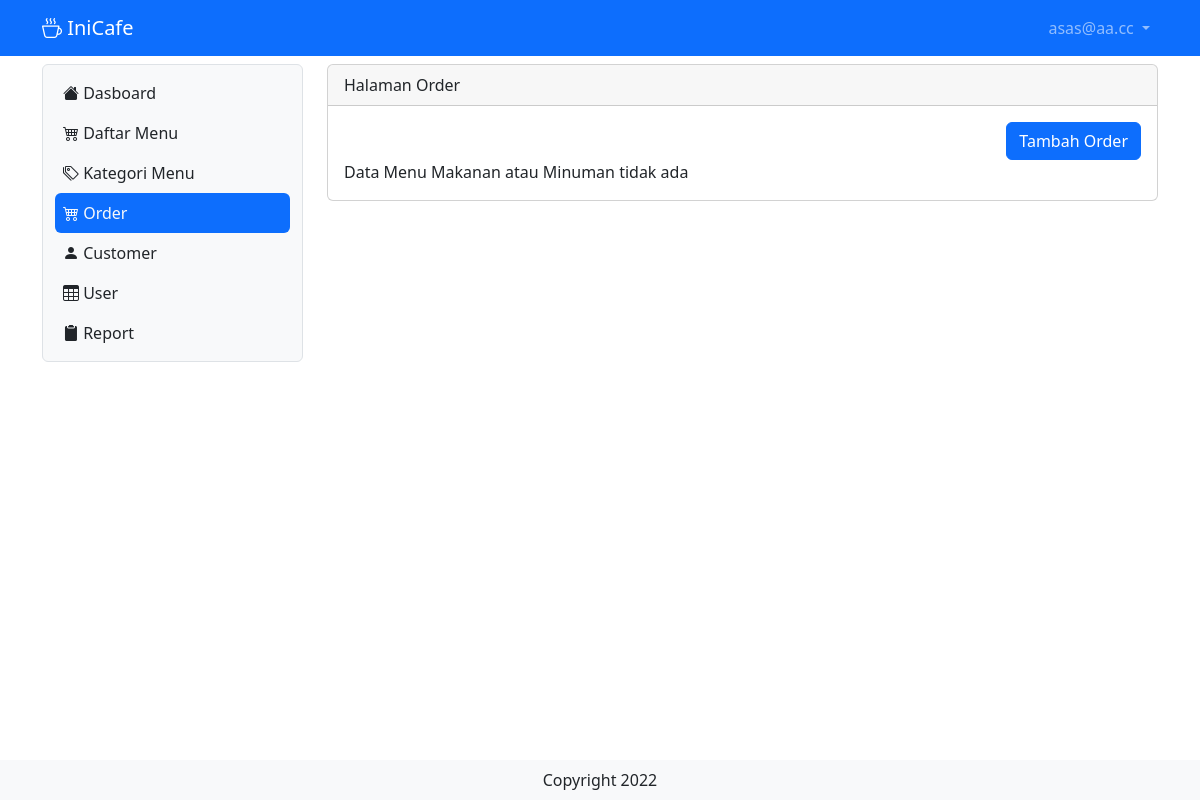
Before: /order (signed in) with the older database file.
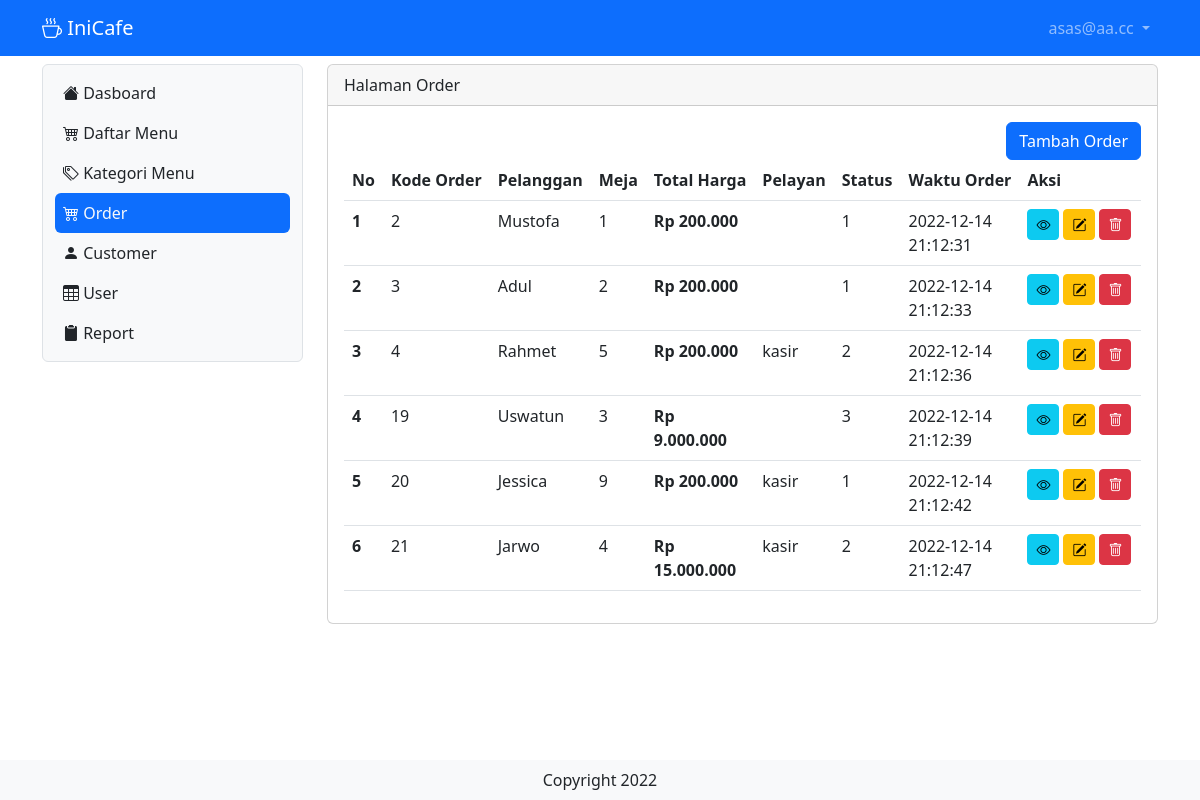
After: the same page with the newer database file.
### tables this page shows
CREATE TABLE `tb_user` (
  `id` int(11) NOT NULL,
  `username` varchar(200) DEFAULT NULL,
  `password` varchar(200) DEFAULT NULL,
  `level` int(1) DEFAULT NULL,
  `nama` varchar(200) DEFAULT NULL,
  `nohp` varchar(15) DEFAULT NULL,
  `alamat` varchar(300) DEFAULT NULL
);

CREATE TABLE `tb_order` (
  `id_order` int(10) NOT NULL,
  `kode_order` varchar(200) DEFAULT NULL,
  `pelanggan` varchar(200) DEFAULT NULL,
  `pelayan` int(11) DEFAULT NULL,
  `status` varchar(15) DEFAULT NULL,
  `meja` int(11) NOT NULL,
  `waktu_order` timestamp NOT NULL DEFAULT current_timestamp() ON UPDATE current_timestamp()
);

### order.php (the view, shortened to what this page needs)
<?php
include "proses/connect.php";
$query = mysqli_query($conn, "SELECT tb_order.*,nama, SUM(harga*jumlah) AS harganya FROM tb_order
LEFT JOIN tb_user ON tb_user.id = tb_order.pelayan
LEFT JOIN tb_list_order ON tb_list_order.order = tb_order.id_order
LEFT JOIN tb_daftar_menu on tb_daftar_menu.id = tb_list_order.menu
GROUP BY id_order");
while ($record = mysqli_fetch_array($query)) {
    $result[] = $record;
}
?>
<div class="col-lg-9 mt-2">
    <div class="card">
        <div class="card-header">
            Halaman Order
        </div>
        <div class="card-body">
            <div class="row">
                <div class="col d-flex justify-content-end">
                    <button class="btn btn-primary" data-bs-toggle="modal" data-bs-target="#ModalTambahUser">Tambah
                        Order</button>
                </div>
            </div>
            <?php
            if (empty($result)) {
                echo "Data Menu Makanan atau Minuman tidak ada";
            } else {
            ?>
            <div class="table-responsive">
                <table class="table table-hover">
                    <thead>
                        <tr class="text-nowrap">
                            <th scope="col">No</th>
                            <th scope="col">Kode Order</th>
                            <th scope="col">Pelanggan</th>
                            <th scope="col">Meja</th>
                            <th scope="col">Total Harga</th>
                            <th scope="col">Pelayan</th>
                            <th scope="col">Status</th>
                            <th scope="col">Waktu Order</th>
                            <th scope="col">Aksi</th>
                        </tr>
                    </thead>
                    <tbody>
                        <?php
                            $no = 1;
                            foreach ($result as $row) {
                            ?>
                        <tr>
                            <th scope="row"><?php echo $no++ ?></th>
                            <td><?php echo $row['id_order'] ?></td>
                            <td><?php echo $row['pelanggan'] ?></td>
                            <td><?php echo $row['meja'] ?></td>
                            <td class="fw-bold">Rp <?php echo number_format($row['harganya'], 0, ',', '.') ?></td>
                            <td><?php echo $row['nama'] ?></td>
                            <td><?php echo $row['status'] ?></td>
                            <td><?php echo $row['waktu_order'] ?></td>
                            <td>
                                <div class="d-flex">
                                    <button class="btn btn-info btn-sm me-1" data-bs-toggle="modal"
                                        data-bs-target="#ModalView<?php echo $row['id_order'] ?>"><i
                                            class="bi bi-eye"></i></button>
                                    <button class="btn btn-warning btn-sm me-1" data-bs-toggle="modal"
                                        data-bs-target="#ModalEdit<?php echo $row['id_order'] ?>"><i
                                            class="bi bi-pencil-square"></i></button>
                                    <button class="btn btn-danger btn-sm me-1" data-bs-toggle="modal"
                                        data-bs-target="#ModalDelete<?php echo $row['id_order'] ?>"><i
                                            class="bi bi-trash"></i></button>
                                </div>
                            </td>
                        </tr>
                        <?php
                            }
                            ?>
                    </tbody>
                </table>
            </div>
            <?php
            }
            ?>
        </div>
    </div>
</div>

### index.php (shortened to what this page needs)
<?php
    if(isset ($_GET['x']) && $_GET['x']=='home'){
        $page = "home.php";
        include "main.php";
    }else if (isset ($_GET['x']) && $_GET['x']=='order'){
        include "main.php";
    }else if (isset ($_GET['x']) && $_GET['x']=='customer'){
        $page = "customer.php";
        include "main.php";
    }else if (isset ($_GET['x']) && $_GET['x']=='user'){
        if($_SESSION['level_cafe']==1){
            $page = "user.php";
            include "main.php";
        }else{
            $page = "home.php";
            include "main.php";
        }
    }else if (isset ($_GET['x']) && $_GET['x']=='report'){
        if($_SESSION['level_cafe']==1){
            $page = "report.php";
            include "main.php";
        }else{
            $page = "home.php";
            include "main.php";
        }
    }else if (isset ($_GET['x']) && $_GET['x']=='menu'){
        $page = "menu.php";
        include "main.php";
    }else if (isset ($_GET['x']) && $_GET['x']=='login'){
        include "login.php";
    }else if (isset ($_GET['x']) && $_GET['x']=='logout'){
        include "proses/proses_logout.php";
    }else if (isset ($_GET['x']) && $_GET['x']=='katmenu'){
        $page = "katmenu.php";
        include "main.php";
} else if (isset($_GET['x']) && $_GET['x'] == 'orderitem') {
    $page = "order_item.php";
    include "main.php";
}
    else{
        $page = "home.php";
        include "main.php";
    }
?>

### main.php (shortened to what this page needs)
<?php
    include "proses/connect.php";
    $query = mysqli_query($conn, "SELECT * FROM tb_user where username = '$_SESSION[username_cafe]'");
    $hasil = mysqli_fetch_array($query);
?>
<!doctype html>
<html lang="en">
<head>
    <link href="https://cdn.jsdelivr.net/npm/bootstrap@5.2.2/dist/css/bootstrap.min.css" rel="stylesheet"
>
    <link rel="stylesheet" href="https://cdn.jsdelivr.net/npm/bootstrap-icons@1.9.1/font/bootstrap-icons.css">
</head>
<body>
    <?php include "header.php"; ?>
    <div class="container-lg">
        <div class="row">
            <?php
                include "sidebar.php";
            ?>
            <?php
                include $page;
            ?>
        </div>
    </div>
    <div class="fixed-bottom text-center bg-light py-2">
        Copyright 2022
    </div>
</body>
</html>

### header.php (shortened to what this page needs)
<nav class="navbar navbar-expand-lg navbar-dark bg-primary">
    <div class="container-lg">
        <a class="navbar-brand" href="."><i class="bi bi-cup-hot"></i> IniCafe</a>
        <div class="collapse navbar-collapse justify-content-end" id="navbarNavDropdown">
            <ul class="navbar-nav">
                <li class="nav-item dropdown">
                    <a class="nav-link dropdown-toggle" href="#" role="button" data-bs-toggle="dropdown"
                        aria-expanded="false">
                        <?php
                            echo $hasil['username'];
                        ?>
                    </a>
                </li>
            </ul>
        </div>
    </div>
</nav>

### sidebar.php (shortened to what this page needs)
<div class="col-lg-3">
    <nav class="navbar navbar-expand-lg bg-light rounded border mt-2">
        <div class="container-fluid">
            <div class="offcanvas offcanvas-start" tabindex="-1" id="offcanvasNavbar" aria-labelledby="offcanvasNavbarLabel" style="width: 250px;">
                <div class="offcanvas-body">
                    <ul class="navbar-nav nav-pills flex-column justify-content-end flex-grow-1 ">
                        <li class="nav-item">
                            <a class="nav-link ps-2 <?php echo ((isset ($_GET['x']) && $_GET['x']=='home') || !isset($_GET['x']))?'active link-light' : 'link-dark'; ?>" aria-current="page" href="home"><i class="bi bi-house-fill"></i> Dasboard</a>
                        </li>
                        <li class="nav-item">
                            <a class="nav-link ps-2 <?php echo (isset ($_GET['x']) && $_GET['x']=='menu')?'active link-light' : 'link-dark'; ?>" href="menu"><i class="bi bi-cart4"></i> Daftar Menu</a>
                        </li>
                        <li class="nav-item">
                            <a class="nav-link ps-2 <?php echo (isset ($_GET['x']) && $_GET['x']=='katmenu')?'active link-light' : 'link-dark'; ?>" href="katmenu"><i class="bi bi-tags"></i> Kategori Menu</a>
                        </li>
                        <li class="nav-item">
                            <a class="nav-link ps-2 <?php echo (isset ($_GET['x']) && $_GET['x']=='order')?'active link-light' : 'link-dark'; ?>" href="order"><i class="bi bi-cart4"></i> Order</a>
                        </li>
                        <li class="nav-item">
                            <a class="nav-link ps-2 <?php echo (isset ($_GET['x']) && $_GET['x']=='customer')?'active link-light' : 'link-dark'; ?>" href="customer"><i class="bi bi-person-fill"></i> Customer</a>
                        </li>
                        <?php if($hasil['level']==1){ ?>
                        <li class="nav-item">
                            <a class="nav-link ps-2 <?php echo (isset ($_GET['x']) && $_GET['x']=='user')?'active link-light' : 'link-dark'; ?>" href="user"><i class="bi bi-table"></i> User</a>
                        </li>
                        <li class="nav-item">
                            <a class="nav-link ps-2 <?php echo (isset ($_GET['x']) && $_GET['x']=='report')?'active link-light' : 'link-dark'; ?>" href="report"><i class="bi bi-clipboard2-fill"></i> Report</a>
                        </li>
                        <?php } ?>
                    </ul>
                </div>
            </div>
        </div>
    </nav>
</div>

Changed rows visible on the page:
added tb_order: id_order "2", pelanggan "Mustofa", meja "1", harganya "200.000", status "1", waktu_order "2022-12-14 21:12:31"
added tb_order: id_order "3", pelanggan "Adul", meja "2", harganya "200.000", status "1", waktu_order "2022-12-14 21:12:33"
added tb_order: id_order "4", pelanggan "Rahmet", meja "5", harganya "200.000", pelayan.nama "kasir", status "2", waktu_order "2022-12-14 21:12:36"
added tb_order: id_order "19", pelanggan "Uswatun", meja "3", harganya "9.000.000", status "3", waktu_order "2022-12-14 21:12:39"
added tb_order: id_order "20", pelanggan "Jessica", meja "9", harganya "200.000", pelayan.nama "kasir", status "1", waktu_order "2022-12-14 21:12:42"
added tb_order: id_order "21", pelanggan "Jarwo", meja "4", harganya "15.000.000", pelayan.nama "kasir", status "2", waktu_order "2022-12-14 21:12:47"
Other visible differences:
text no longer shown: "Data Menu Makanan atau Minuman tidak ada"
text now shown: "No Kode Order Pelanggan Meja Total Harga Pelayan Status Waktu Order Aksi"
